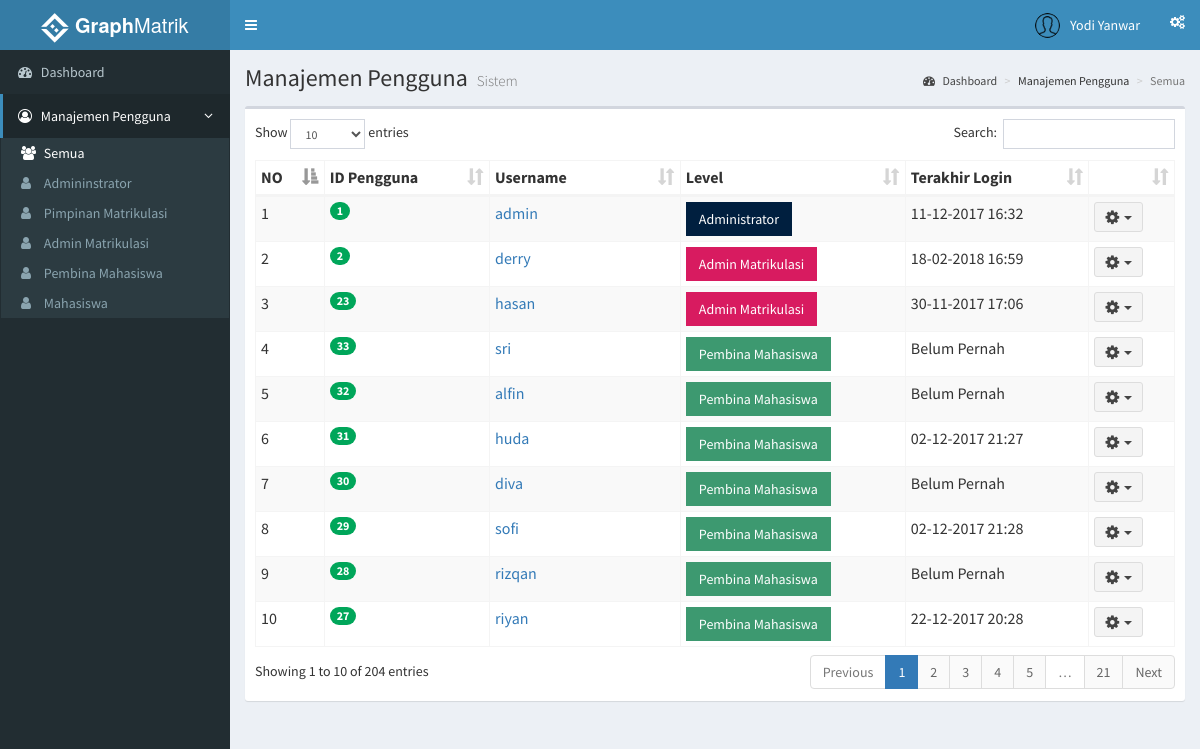
Page /index.php?page=users (signed in) on the earlier database version.
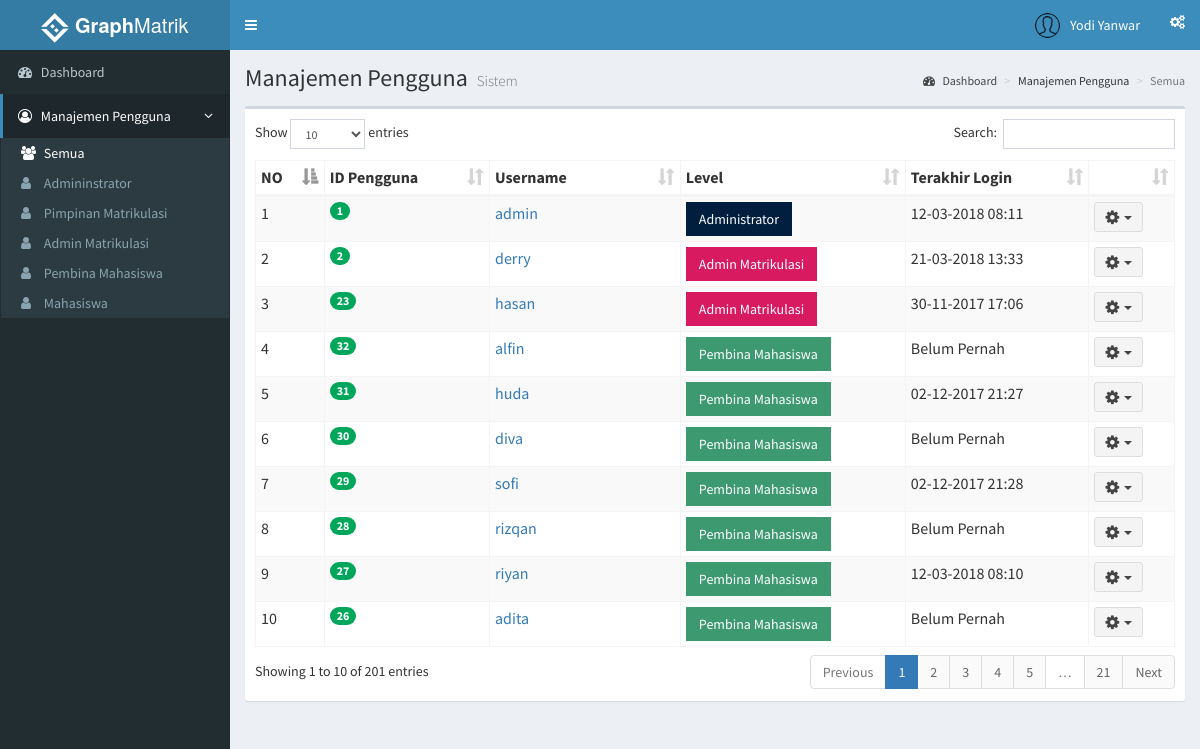
Same page on the later database version.
### tables this page shows
CREATE TABLE `users` (
  `id_user` int(11) NOT NULL,
  `username` varchar(30) NOT NULL,
  `password` varchar(50) NOT NULL,
  `level` int(11) NOT NULL,
  `last_login` datetime NOT NULL
);

### functions.php (called while the page is built, shortened)
<?php
	function tampilUsers(){
		$ambildata = mysql_query("SELECT * FROM users ORDER BY level") or die(mysql_error());
		if (mysql_num_rows($ambildata) > 0) {
			while ($ad = mysql_fetch_assoc($ambildata))
				$data[] = $ad;
				return $data;
		} else{
			echo "Daftar pengguna sistem kosong";
		}
	}
 ?>

### role/admin/users.php (the view, shortened to what this page needs)
<?php
  include 'functions.php';
 ?>
    <section class="content-header">
      <h1>
        Manajemen Pengguna
        <small>Sistem</small>
      </h1>
      <ol class="breadcrumb">
        <li><a href="/simon/admin"><i class="fa fa-dashboard"></i> Dashboard</a></li>
        <li>Manajemen Pengguna</li>
        <li class="active">Semua</li>
      </ol>
    </section>
    <section class="content">
      <div class="row">
        <div class="col-xs-12">
          <div class="box">
            <div class="box-body">
              <table id="tableUsers" class="table table-bordered table-hover table-condensed table-striped table-responsive">
                <thead>
                  <tr>
                    <th>NO</th>
                    <th>ID Pengguna</th>
                    <th>Username</th>
                    <th>Level</th>
                    <th>Terakhir Login</th>
                    <th></th>
                  </tr>
                </thead>
                <tbody>
                  <?php
                    $dataUser = tampilUsers();
                    $no = 1;
                    foreach($dataUser as $row){
                   ?>
                <tr>
                  <td><?php echo $no ?></td>
                  <td><?php echo "<span class='badge bg-green'>".$row['id_user']."</span>" ?></td>
                  <td><?php if($row['level'] == '0'){ echo "<a href='index.php?page=admininstratordetails&id=".$row['id_user']."'>".$row['username']."</a>";} else if($row['level'] == '1'){echo "<a href='index.php?page=pimpinandetails&id=".$row['id_user']."'>".$row['username']."</a>";} else if($row['level'] == '2'){echo "<a href='index.php?page=adminmatrikdetails&id=".$row['id_user']."'>".$row['username']."</a>";} else if($row['level'] == '3'){echo "<a href='index.php?page=pembinadetails&id=".$row['id_user']."'>".$row['username']."</a>";} else if($row['level'] == '4'){echo "<a href='index.php?page=mahasiswadetails&id=".$row['id_user']."'>".$row['username']."</a>";} ?></td>
                  <td><?php if($row['level'] == '0'){ echo "<a href='index.php?page=administrator' class='btn bg-navy btn-flat'>Administrator</a>";}else if($row['level'] == '1'){ echo "<a href='index.php?page=pimpinan' class='btn bg-purple btn-flat'>Pimpinan Matrikulasi</a>" ;}else if($row['level'] == '2'){ echo "<a href='index.php?page=adminmatrik' class='btn bg-maroon btn-flat'>Admin Matrikulasi</a>" ;}else if($row['level'] == '3'){ echo "<a href='index.php?page=pembina' class='btn bg-olive btn-flat'>Pembina Mahasiswa</a>" ;}else if($row['level'] == '4'){ echo "<a href='index.php?page=mahasiswa' class='btn bg-purple btn-flat'>Mahasiswa</a>" ;} ?></td>
                  <td><?php if ($row['last_login'] == '0000-00-00 00:00:00'){ echo 'Belum Pernah';}else{ echo date("d-m-Y H:i", strtotime($row['last_login'])) ;} ?></td>
                  <td>
                    <div class="dropdown">
                      <button class="btn btn-default btn-sm dropdown-toggle " type="button" data-toggle="dropdown">
                        <i class="fa fa-cog fa-lg"></i>&nbsp;&nbsp;<span class="caret"></span>
                      </button>
                    </div>
                  </td>
                </tr>
                  <?php
                    $no++; }
                   ?>
                </tbody>
              </table>
            </div>
          </div>
        </div>
      </div>
    </section>

Differences in the rows shown:
removed users: id_user "33", username "sri", level "Pembina Mahasiswa", shows "Belum Pernah"
changed users "admin": last_login "11-12-2017 16:32" → "12-03-2018 08:11"
changed users "derry": last_login "18-02-2018 16:59" → "21-03-2018 13:33"
changed users "riyan": last_login "22-12-2017 20:28" → "12-03-2018 08:10"
now on this page (row unchanged): users: id_user "26", username "adita", level "Pembina Mahasiswa", shows "Belum Pernah"
Other differences:
text written by a page script: "Show entries Search: Showing 1 to 10 of 204 entries Previous 1 2 3 4 5 … 21 Next" → "Show entries Search: Showing 1 to 10 of 201 entries Previous 1 2 3 4 5 … 21 Next"
